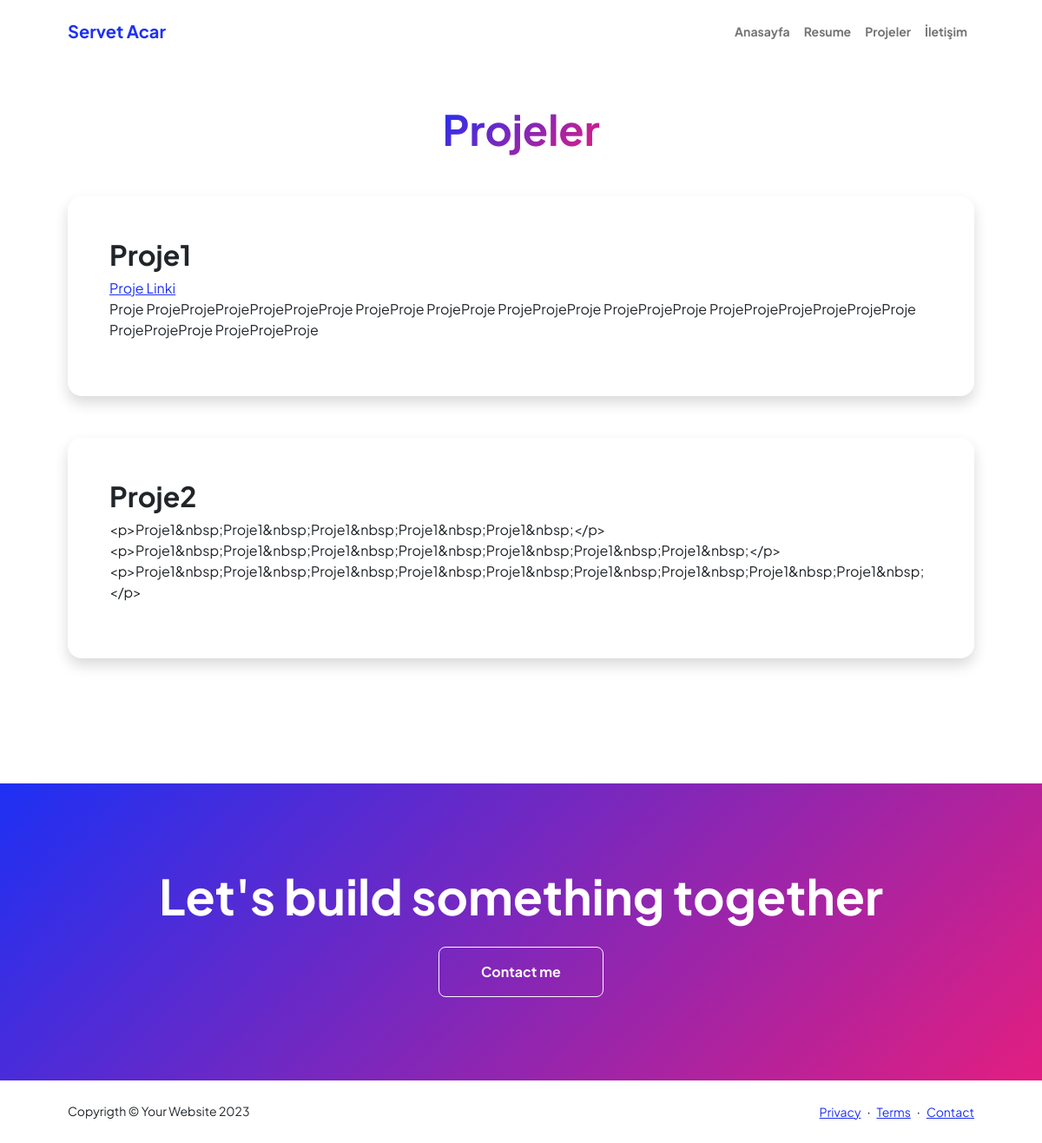
Screenshot of /projeler with the database file from the repository.
### base/models.py (models this page shows)
class Navbar(models.Model):
    title = models.CharField(max_length=500, null=True, blank=True)
    home = models.CharField(max_length=500, null=True, blank=True)
    resume = models.CharField(max_length=500, null=True, blank=True)
    projects = models.CharField(max_length=500, null=True, blank=True)
    contact = models.CharField(max_length=500, null=True, blank=True)
    class Meta:
        verbose_name = ("Navbar")
        verbose_name_plural = ("Navbardaki Başlıkların İsimleri")

class Projects(models.Model):
    title = models.CharField(max_length=300, null=True, blank=True)
    name = models.CharField(max_length=500, null=True, blank=True)
    description = models.TextField(null=True, blank=True)
    image = models.ImageField(null=True, blank=True, upload_to='project_image')
    url = models.URLField(null=True, blank=True, verbose_name="Proje linki")
    date = models.DateTimeField(auto_now=True)
    class Meta:
        verbose_name = ("Projects")
        verbose_name_plural = ("Projeler")

class Footer(models.Model):
    copyright = models.CharField(max_length=400, null=True, blank=True)
    copyright_text = models.TextField(null=True, blank=True)
    privacy = models.TextField(null=True, blank=True)
    terms = models.TextField(null=True, blank=True)
    contact = models.TextField(null=True, blank=True)
    date = models.DateTimeField(auto_now=True)
    class Meta:
        verbose_name = ("Footer")
        verbose_name_plural = ("Footer")

### base/views.py (the view)
# urls.py: path('projeler', views.projects, name='project'),
def projects(request):
    navbars = Navbar.objects.first()
    mains = Main.objects.all().order_by('date')
    abouts = About.objects.all().order_by('date')
    socials = SocialMedia.objects.all().order_by('date')
    footers = Footer.objects.all().order_by('date')
    projects = Projects.objects.all().order_by('-date')
    project = Projects.objects.first()
    context = {'navbars': navbars,
               'mains': mains,
               'abouts': abouts,
               'socials': socials,
               'footers': footers,
               'projects': projects,
               'project': project,
               }
    return render(request, 'base/projects.html', context)

### base/templates/base/projects.html (shortened to what this page needs)
{% extends 'main.html' %}
{% block content %}
{% load static %}
            <section class="py-5">
                <div class="container px-5 mb-5">
                    <div class="text-center mb-5">
                        <h1 class="display-5 fw-bolder mb-0"><span class="text-gradient d-inline">{{project.title}}</span></h1>
                    </div>
                    {% for project in projects %}
                    <div class="row gx-5 justify-content-center">
                        <div class="col-lg-11 col-xl-9 col-xxl-8">
                            <div class="card overflow-hidden shadow rounded-4 border-0 mb-5">
                                <div class="card-body p-0">
                                    <div class="d-flex align-items-center">
                                        <div class="p-5">
                                            <h2 class="fw-bolder">{{project.name}}</h2>
                                            {% if project.url %}
                                            <a href="{{project.url}}" target="_blank" rel="noopener noreferrer">Proje Linki</a>
                                            {% endif %}
                                            <p>{{project.description}}</p>
                                        </div>
                                    </div>
                                </div>
                            </div>
                        </div>
                    </div>
                    {% endfor %}
                </div>
            </section>
            <section class="py-5 bg-gradient-primary-to-secondary text-white">
                <div class="container px-5 my-5">
                    <div class="text-center">
                        <h2 class="display-4 fw-bolder mb-4">Let's build something together</h2>
                        <a class="btn btn-outline-light btn-lg px-5 py-3 fs-6 fw-bolder" href="contact.html">Contact me</a>
                    </div>
                </div>
            </section>
{% endblock %}

### templates/navbar.html (shortened to what this page needs)
{% load static %}
<nav class="navbar navbar-expand-lg navbar-light bg-white py-3">
    <div class="container px-5">
        <a class="navbar-brand" href="{% url 'home' %}"><span class="fw-bolder text-primary">{{navbars.title}}</span></a>
        <div class="collapse navbar-collapse" id="navbarSupportedContent">
            <ul class="navbar-nav ms-auto mb-2 mb-lg-0 small fw-bolder">
                <li class="nav-item"><a class="nav-link" href="{% url 'home' %}">{{navbars.home}}</a></li>
                <li class="nav-item"><a class="nav-link" href="{% url 'resume' %}">{{navbars.resume}}</a></li>
                <li class="nav-item"><a class="nav-link" href="{% url 'project' %}">{{navbars.projects}}</a></li>
                <li class="nav-item"><a class="nav-link" href="{% url 'contact' %}">{{navbars.contact}}</a></li>
            </ul>
        </div>
    </div>
</nav>

### templates/footer.html
{% load static %}
<footer class="bg-white py-4 mt-auto">
    {% for footer in footers %}
    <div class="container px-5">
        <div class="row align-items-center justify-content-between flex-column flex-sm-row">
            <div class="col-auto"><div class="small m-0">{{footer.copyright}} &copy; {{footer.copyright_text}}</div></div>
            <div class="col-auto">
                <a class="small" href="#!">{{footer.privacy}}</a>
                <span class="mx-1">&middot;</span>
                <a class="small" href="#!">{{footer.terms}}</a>
                <span class="mx-1">&middot;</span>
                <a class="small" href="#!">{{footer.contact}}</a>
            </div>
        </div>
    </div>
    {% endfor %}
</footer>

### rows the page displays
Navbar: title "Servet Acar", home "Anasayfa", resume "Resume", projects "Projeler", contact "İletişim"
Projects: title "Projeler", name "Proje1", description "Proje ProjeProjeProjeProjeProjeProje ProjeProje ProjeProje ProjeProjeProje ProjeProjeProje ProjeProjeProjeProjeProjeProje ProjeProjeProje ProjeProjeProje"
Projects: name "Proje2", description "<p>Proje1&nbsp;Proje1&nbsp;Proje1&nbsp;Proje1&nbsp;Proje1&nbsp;</p> <p>Proje1&nbsp;Proje1&nbsp;Proje1&nbsp;Proje1&nbsp;Proje1&nbsp;Proje1&nbsp;Proje1&nbsp;</p> <p>Proje1&nbsp;Proje1&nbsp;Proje1&nbsp;Proje1&nbsp;Proje1&nbsp;Proje1&nbsp;Proje1&nbsp;Proje1&nbsp;Proje1&nbsp;</p>"
Footer: copyright "Copyrigth", copyright_text "Your Website 2023", privacy "Privacy", terms "Terms", contact "Contact"
